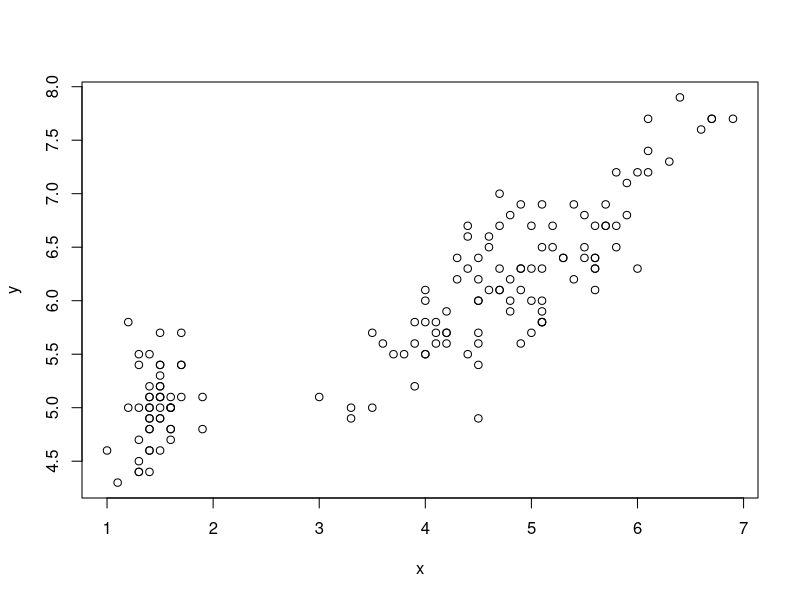
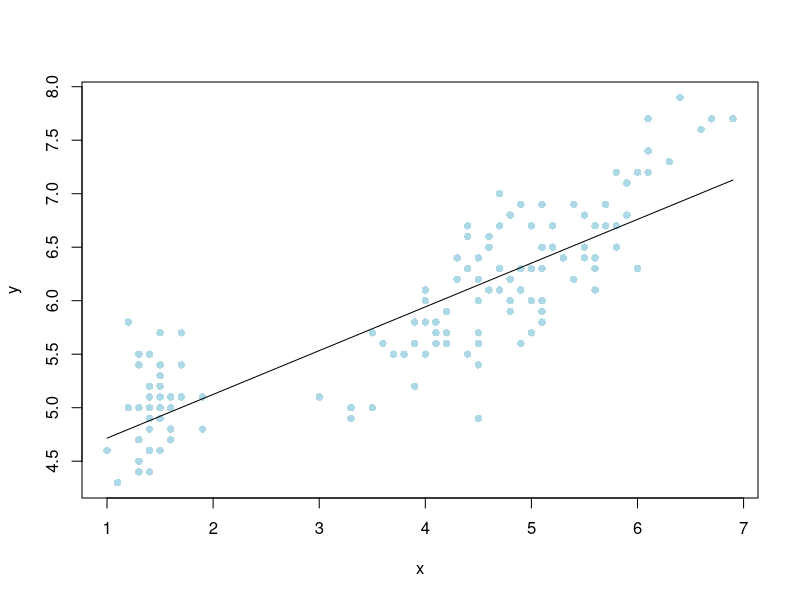

Recreate these plots in R, in order.
mis_dades<-iris

y <- mis_dades$Sepal.Length
x <- mis_dades$Petal.Length
plot(x,y)

xbar <- mean(x)
ybar <- mean(y)

m <- sum((x-xbar)*(y-ybar))/sum((x-xbar)^2)

b <- ybar-(m*xbar)

m*1.5+b

mod <- lm(y~x) # regressio lineal de xy

ypredict <- predict(mod, data.frame(x=x)) #fer la prediccio de la regressio lineal segons la base de dades x (valors de x)

plot(x,y, pch=16, col='lightblue')
lines(x,ypredict) #linea de regressio lineal

Rsqr <- sum((ypredict-ybar)^2)/sum((y-ybar)^2) # R=coeficient de correlacio

summary(mod) #mes informacio sobre mod (Multiple R-squared:   0.76)

R <- sqrt(Rsqr)

cor.test(x,y)
